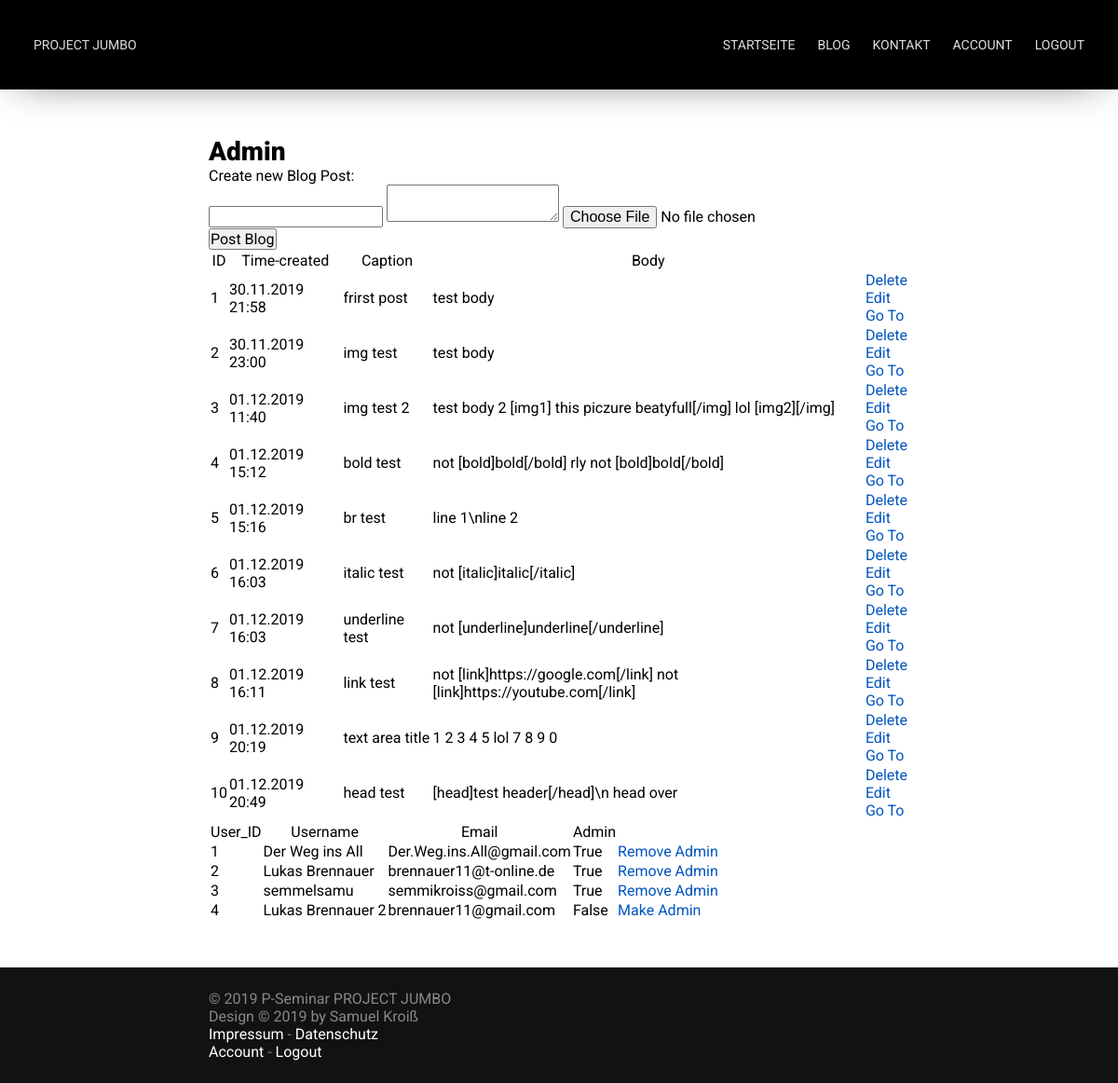
The app's page /admin (signed in), older data.
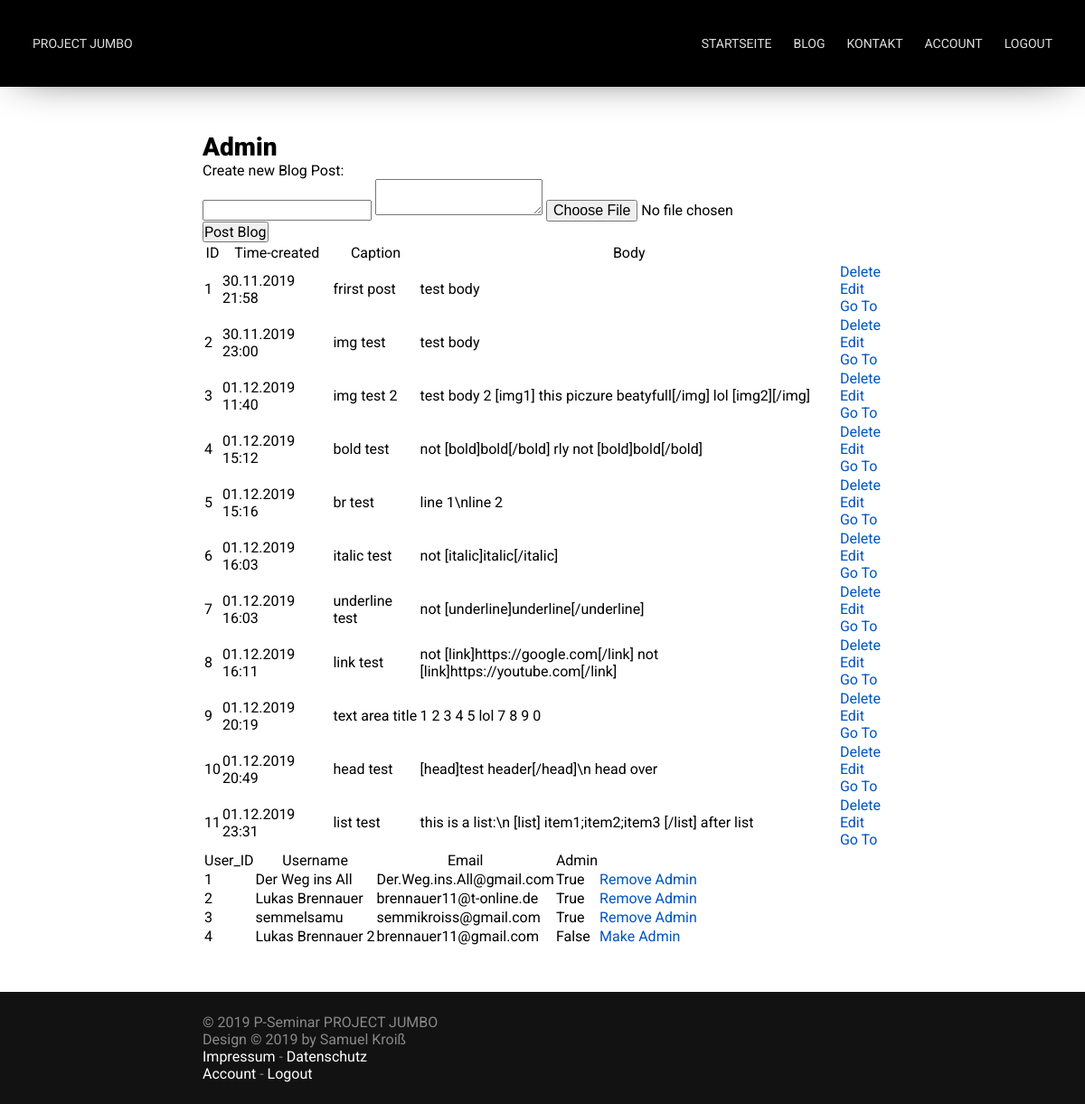
The same page, newer data.
### app/models.py (models this page shows, shortened)
class Blog_Post(db.Model):
    id = db.Column(db.Integer, primary_key=True)
    caption = db.Column(db.String, nullable=False)
    posted_by = db.Column(db.Integer, db.ForeignKey("user.id"))
    body = db.Column(db.String, nullable=False)
    time_created = db.Column(db.DateTime, default=datetime.now() )
    images = db.Column(db.String)

class User(db.Model):
    id = db.Column(db.Integer, primary_key=True)
    username = db.Column(db.String(64), nullable=False, unique=True)
    password_hash = db.Column(db.String(120))
    email = db.Column(db.String, nullable=False, unique=True)
    admin_acc = db.Column(db.Boolean, default=False, nullable=False)
    is_active = True
    is_authenticated = True

### app/routes.py (the view)
@app.route("/admin", methods=['POST', 'GET'])
@login_required
def admin():
    if current_user.admin_acc == True:
        if request.method == 'POST':
            images = []
            try_image = 0
            is_image = True
            while True:
                try:
                    try_image+=1
                    file = request.files['file'+str(try_image)]
                    if file.filename != '':
                        if file and allowed_file(file.filename):
                            filename = secure_filename(file.filename)
                            path = 'static/blog_images/'+str(max_post_id()+1)
                            if not os.path.exists(path):
                                os.makedirs(path)
                            file.save(path+'/'+filename)
                            images.append(filename)
                except:
                    break
            result_string = ""
            for image in images:
                result_string += str(max_post_id()+1)+'/'+image+' ; '
            try:
                db.session.add(Blog_Post(caption=request.form['caption'], posted_by=current_user.id, body=request.form['body'], images=result_string))
                db.session.commit()
                return redirect(url_for('admin'))
            except Exception as e:
                return render_template("error.html", title="Error", error=e)
        else:
            posts = Blog_Post.query.order_by(Blog_Post.time_created).all()
            users = User.query.order_by(User.id).all()
            return render_template("admin.html", title="Admin", posts=posts, users=users)
    else:
        return render_template("error.html", title="Error", error="You're not allowed to use that page!")

### app/models.py (called while the page is built)
@login.user_loader
def load_user(id):
    return User.query.get(id)

### templates/admin.html (shortened to what this page needs)
{% extends 'base.html' %}
{% block content %}
    <p>Create new Blog Post:</p>
    <form action="/admin" method="POST" enctype=multipart/form-data id="blog_post_form">
        <input type="text" name="caption">
        <textarea type="text" name="body"></textarea>
        <input type=file name="file1" id="file_input_1" onchange="set_file_input()">
        <input type="submit" value="Post Blog">
    </form>
    {% if posts|length < 1 %}
        <p>There are no Blogposts available!</p>
    {% else %}
        <table>
            <tr>
                <th>ID</th>
                <th>Time-created</th>
                <th>Caption</th>
                <th>Body</th>
            </tr>
            {% for post in posts %}
                <tr>
                    <td>{{ post.id }}</td>
                    <td>{{ post.time_created.__format__("%d.%m.%Y %H:%M") }}</tds>
                    <td>{{ post.caption }}</td>
                    <td>{{ post.body }}</td>
                    <td>
                        <a href="{{ url_for( 'delete', id=post.id ) }}">Delete</a>
                        <br>
                        <a href="{{ url_for( 'edit', id=post.id ) }}">Edit</a>
                        <br>
                        <a href="{{ url_for( 'blog_post', id=post.id ) }}">Go To</a>
                    </td>
                </tr>
            {% endfor %}
        </table>
    {% endif %}
    {% if users|length < 1 %}
        <p>There are no Users available!</p>
    {% else %}
        <table>
            <tr>
                <th>User_ID</th>
                <th>Username</th>
                <th>Email</th>
                <th>Admin</th>
            </tr>
            {% for user in users %}
                <tr>
                    <td>{{ user.id }}</td>
                    <td>{{ user.username }}</tds>
                    <td>{{ user.email }}</td>
                    <td>{{ user.admin_acc }}</td>
                    <td>
                        <a href="{{ url_for( 'manage_admin', id=user.id ) }}">
                            {% if user.admin_acc==true %}
                                Remove Admin
                            {% else %}
                                Make Admin
                            {% endif %}
                        </a>
                    </td>
                </tr>
            {% endfor %}
        </table>
    {% endif %}
{% endblock %}

### templates/base.html (shortened to what this page needs)
<!DOCTYPE html>
<html>
	<head>
		<link href="{{ url_for('static', filename='css/main.css') }}" rel="stylesheet">
		<link href="{{ url_for('static', filename='css/nav.css') }}" rel="stylesheet">
		<link href="{{ url_for('static', filename='css/footer.css') }}" rel="stylesheet">
	</head>
	<body>
		<div id="container">
			<nav id="nav" bg>
				<a href="{{ url_for('index') }}">Project Jumbo</a>
				<ul>
					<li><a href="{{ url_for('index') }}#begin">Startseite</a></li>
					<li><a href="{{ url_for('blog') }}">Blog</a></li>
					<li><a href="{{ url_for('contact') }}">Kontakt</a></li>
					{% if current_user.is_authenticated %}
					<li><a href="{{ url_for('user_page') }}">Account</a></li>
					<li><a href="{{ url_for('logout') }}">Logout</a></li>
					{% endif %}
				</ul>
			</nav>
			<div class="spacer nav"></div>
			<section id="content">
				<h1>{{ title }}</h1>
				{% block content %}  {% endblock %}
			</section>
			<div class="spacer footer"></div>
			<footer id="footer">
				<p>
					&copy; 2019 P-Seminar PROJECT JUMBO<br />
					Design &copy; 2019 by Samuel Kroiß<br />
					<a href="#">Impressum</a> - <a href="#">Datenschutz</a><br />
					{% if current_user.is_authenticated %}
					<a href="{{ url_for('user_page') }}">Account</a> - <a href="{{ url_for('logout') }}">Logout</a>
					{% else %}
					<a href="{{ url_for('login') }}">Login</a>
					{% endif %}
				</p>
			</footer>
		</div>
	</body>
</html>

### static/css/main.css (style rules this page uses)
:root { --nav-link-color: #DEDEDE; --nav-link-color-hover: #FFFFFF; --link-color: #0054bf; }
* { margin: 0; padding: 0; font-family: 'Roboto', sans-serif; font-size: 16px; font-weight: 400; text-decoration: none; scroll-behavior: smooth; }
body { width: 100%; height: 100%; overflow-x: hidden; overflow-y: scroll; }
.spacer { width: 100vw; }
.spacer.nav { height: 96px; }
.spacer.footer { height: 124px; }
#container { display: block; width: 100%; min-height: 100vh; position: relative; }
#content { max-width: 800px; margin: 0 auto; padding: 50px 24px; box-sizing: border-box; }
h1, h2, h3 { font-weight: 900; }
h1 { font-size: 28px; }
a { color: var(--link-color); }

### static/css/nav.css (style rules this page uses)
#nav { width: 100%; height: 96px; box-sizing: border-box; position: fixed; z-index: 10; overflow: hidden; transition: background 500ms, box-shadow 500ms, height 300ms; }
#nav[bg] { background: #000000; box-shadow: 0px 0px 50px -20px rgba(0,0,0,1); }
#nav ul { float: right; display: flex; }
#nav ul li { list-style-type: none; }
#nav a { color: var(--nav-link-color); text-transform: uppercase; font-size: 14px; line-height: 48px; float: left; padding: 0 12px; display: block; transition: color 100ms; }
#nav a { font-family: 'Alata', sans-serif; }
#nav ul li a { font-family: 'Roboto', sans-serif; }
@media only screen and (min-width: 900px) { #nav { padding: 24px; } }

### static/css/footer.css (style rules this page uses)
#footer { width: 100%; background: #121212; position: absolute; right: 0; bottom: 0; left: 0; }
#footer p { max-width: 800px; margin: 0 auto; padding: 24px; color: #888888; box-sizing: border-box; }
#footer a { color: #FFFFFF; }

Row changes from the older to the newer data that the page shows:
added Blog_Post: id "11", time_created.__format__ "01.12.2019 23:31", caption "list test", body "this is a list:\\n [list] item1;item2;item3 [/list] after list"
